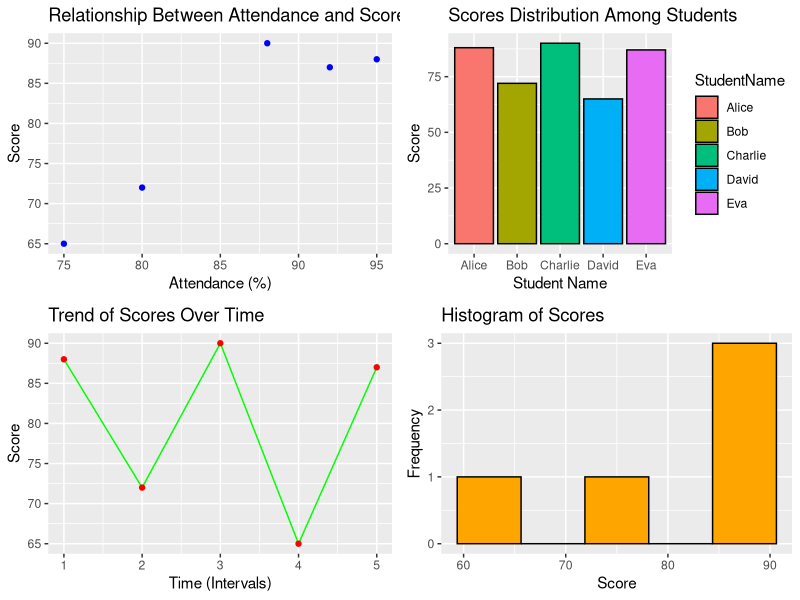

This figure's R source:
# Load necessary library
# install.packages("gridExtra")
library(ggplot2)

# Prepare example data
data <- data.frame(
  StudentName = c("Alice", "Bob", "Charlie", "David", "Eva"),
  Score = c(88, 72, 90, 65, 87),
  Attendance = c(95, 80, 88, 75, 92),
  Time = c(1, 2, 3, 4, 5)  # Simulating the collection of scores over time
)

# Scatter plot to visualize the relationship between scores and attendance percentages
scatter_plot <- ggplot(data, aes(x = Attendance, y = Score)) +
  geom_point(color = "blue") +
  labs(title = "Relationship Between Attendance and Scores", x = "Attendance (%)", y = "Score")

# Bar plot to show the distribution of scores among different students
bar_plot <- ggplot(data, aes(x = StudentName, y = Score, fill = StudentName)) +
  geom_bar(stat = "identity", color = "black") + # The stat = "identity" tells ggplot that the y-values provided (scores) should be used directly as bar heights.
  labs(title = "Scores Distribution Among Students", x = "Student Name", y = "Score")

# Line plot to display the trend of scores over time
line_plot <- ggplot(data, aes(x = Time, y = Score, group = 1)) +
  geom_line(color = "green") +
  geom_point(color = "red") +
  labs(title = "Trend of Scores Over Time", x = "Time (Intervals)", y = "Score")

# Histogram to visualize the distribution of scores
histogram <- ggplot(data, aes(x = Score)) +
  geom_histogram(bins  = 5, fill = "orange", color = "black") +
  labs(title = "Histogram of Scores", x = "Score", y = "Frequency")

# Arrange the plots
# print(scatter_plot)
# # print(bar_plot)
# # print(line_plot)
# # print(histogram)
library(gridExtra)
grid.arrange(scatter_plot, bar_plot, line_plot, histogram, ncol = 2)
